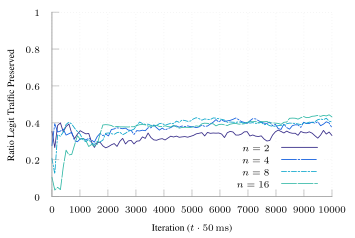

Recreate this plot in gnuplot.
set terminal tikz standalone color size 9cm,6cm font '\scriptsize' preamble '\usepackage{microtype} \usepackage{times} \usepackage[T1]{fontenc} \usepackage{siunitx}\sisetup{detect-all}'
set output "spf-tcp-natural.tex"

load "parula.pal"

set style line 102 lc rgb '#a0a0a0' lt 1 lw 1
set border ls 102
set colorbox border 102
set key textcolor rgb "black"
set tics textcolor rgb "black"
set label textcolor rgb "black"

set border 3
set grid x y
set xtics nomirror
set ytics nomirror

#set key autotitle columnhead
set datafile separator ","

set xlabel "Iteration ($t \\cdot{} \\SI{50}{\\milli\\second}$)"
set ylabel "Ratio Legit Traffic Preserved"

set yrange [0.0:1.0]
set key inside bottom right

plot '../results/spf-tcp-natural-2' u 1:3 w lines smooth sbezier title "$n=2$" dt 1, \
     '../results/spf-tcp-natural-4' u 1:3 w lines smooth sbezier title "$n=4$" dt (18,2,2,2), \
     '../results/spf-tcp-natural-8' u 1:3 w lines smooth sbezier title "$n=8$" ls 4  dt (6,2,2,2), \
     '../results/spf-tcp-natural-16' u 1:3 w lines smooth sbezier title "$n=16$" ls 5 dt (18,2)
